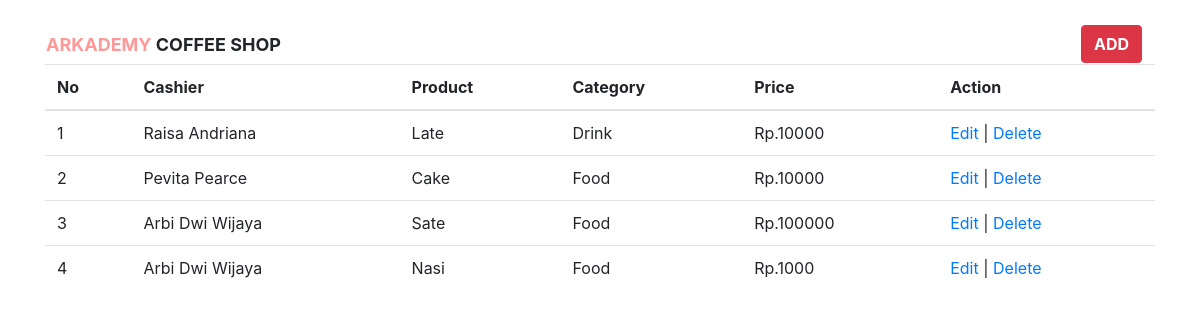
The page / on the database its author committed.
### tables this page shows
CREATE TABLE `tabel_product` (
  `id` int(10) NOT NULL,
  `name` varchar(100) NOT NULL,
  `price` int(10) NOT NULL,
  `id_category` int(10) NOT NULL,
  `id_cashier` int(10) NOT NULL
);

CREATE TABLE `tabel_cashier` (
  `id` int(10) NOT NULL,
  `name` varchar(255) NOT NULL
);

CREATE TABLE `tabel_category` (
  `id` int(10) NOT NULL,
  `name` varchar(10) NOT NULL
);

### index.php (the view, shortened to what this page needs)
<html>
<head>
<link rel="stylesheet" href="css/bootstrap.min.css">
</head>
<body>
<?php
$tampil=mysqli_query($con,"select * from tabel_product");
?>
<div class="container"><span class="style6">.</span>
  <table width="1098" border="0">
    <tr>
      <td width="919" height="38"><span class="style4"><span class="style5">ARKADEMY</span> COFFEE SHOP</span></td>
      <td width="169"><div align="right"><a href="add.php"><span class="btn btn-danger btn-md style1 style6">ADD</span></a></div></td>
    </tr>
  </table>
  <table class="table">
    <thead>
      <tr>
        <th>No</th>
        <th>Cashier</th>
        <th>Product</th>
        <th>Category</th>
        <th>Price</th>
        <th>Action</th>
      </tr>
    </thead>
    <tbody>
    <?php
    $no=1;
    while($s=mysqli_fetch_array($tampil)){
        echo "<tr><td>$no</td>";
					$datakasir=mysqli_query ($con, "select * from tabel_cashier where id='$s[id_cashier]'");
                    $s2=mysqli_fetch_array ($datakasir);
                    echo"<td>$s2[name]</td>
                    <td>$s[name]</td>";
                    $datakategori=mysqli_query ($con, "select * from tabel_category where id='$s[id_category]'");
                    $s3=mysqli_fetch_array ($datakategori);
        echo"       <td>$s3[name]</td>";
        echo"       <td>Rp.$s[price]</td>";
                    ?>
  <td>
    <a href=<?php echo 'edit.php?id=' . $s["id"] ?>>
                    Edit
    </a>
	|
                    <a href=<?php echo 'delete.php?id=' . $s["id"] ?>>
                    Delete</a>
      </td>
</tr>
    <?php
                    $no++;
    }
    ?>
    </tbody>
  </table>
</div>
</body>
</html>

### index.php (style rules this page uses)
.style4 { font-size: large; font-weight: bold; }
.style5 { color: #FF9999 }
.style6 { color: #FFFFFF }

### rows shown on the page
tabel_product: id_cashier.name "Raisa Andriana", name "Late", id_category.name "Drink", price "10000"
tabel_product: id_cashier.name "Pevita Pearce", name "Cake", id_category.name "Food", price "10000"
tabel_product: id_cashier.name "Arbi Dwi Wijaya", name "Sate", id_category.name "Food", price "100000"
tabel_product: id_cashier.name "Arbi Dwi Wijaya", name "Nasi", id_category.name "Food", price "1000"
